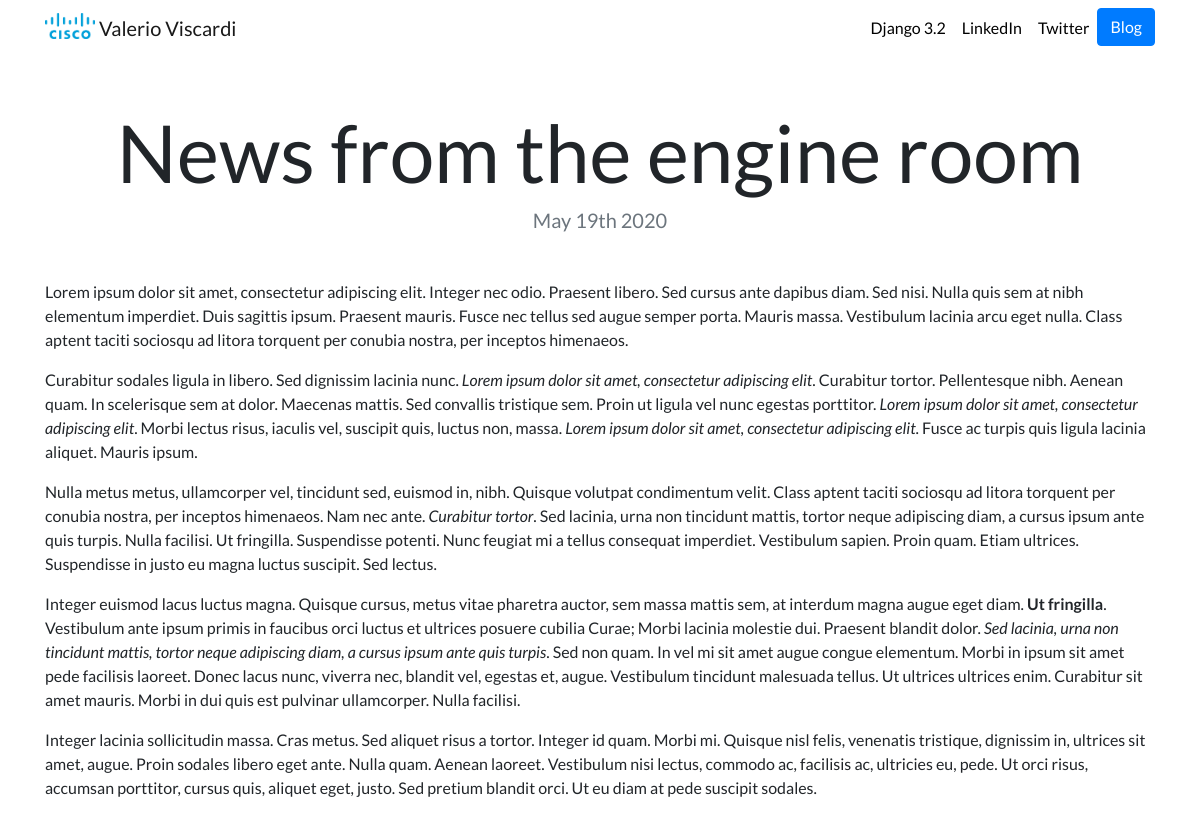
Page /blog/8/ on the committed database.
### blog/models.py (models this page shows, shortened)
class Blog(models.Model):
    title = models.CharField(max_length=200)
    description = models.TextField(default='')
    date = models.DateField()

### blog/views.py (the view)
# urls.py: path('<int:blog_id>/', views.detail, name='detail'),
def detail(request, blog_id):
    blog = get_object_or_404(Blog, pk=blog_id)
    return render(request, 'blog/detail.html', {'blog': blog})

### blog/templates/blog/detail.html
{% extends "portfolio/base.html" %}
{% load static %}
{% block content %}
<h1 class="text-center mt-5" id="blogdetailtitle">{{ blog.title }}</h1>
<h5 class="text-center text-muted mb-5">{{ blog.date|date:'F jS Y' }}</h5>
{{ blog.description|safe }}
{% endblock %}

### portfolio/static/portfolio/custom.css (style rules this page uses)
body { font-family: 'Lato', sans-serif; }
@media (min-width: 992px) { #blogdetailtitle { font-size: 5rem; } }

### rows in the picture
Blog: title "News from the engine room", date "May 19th 2020", description "Lorem ipsum dolor sit amet, consectetur adipiscing elit. Integer nec odio. Praesent libero. Sed cursus ante dapibus diam. Sed nisi. Nulla quis sem at nibh elementum imperdiet. Duis sagittis ipsum. Praesent mauris. Fusce nec tellus sed augue semper porta. Mauris massa. Vestibulum lacinia arcu eget nulla. Class aptent taciti sociosqu ad litora torquent per conubia nostra, per inceptos himenaeos. Curabitur sodales ligula in libero. Sed dignissim lacinia nunc. Lorem ipsum dolor sit amet, consectetur adipiscing elit . Curabitur tortor. Pellentesque nibh. Aenean quam. In scelerisque sem at dolor. Maecenas mattis. Sed convallis tristique sem. Proin ut ligula vel nunc egestas porttitor. Lorem ipsum…"
